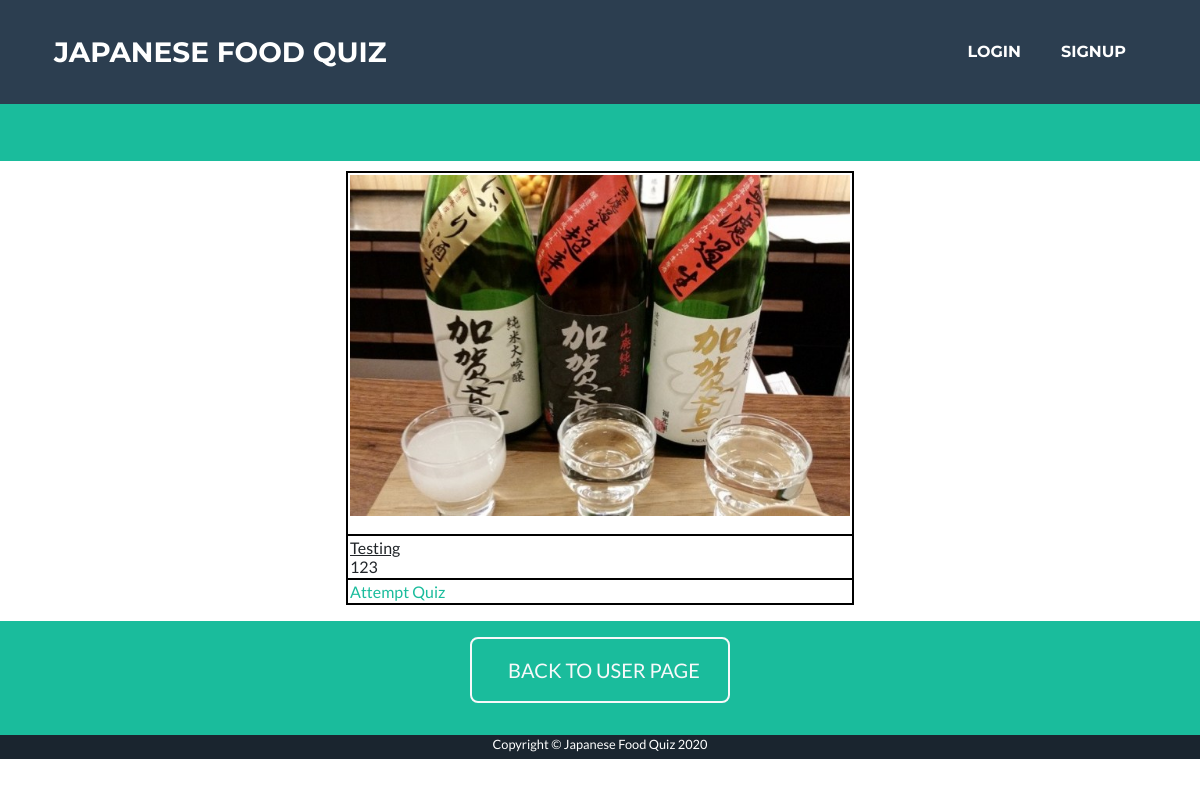
/qs, run on the app's committed database.
### app/models.py (models this page shows, shortened)
class QuizSet(db.Model):
    __table_args__ = {'extend_existing': True}
    quizSetID = db.Column(db.Integer, primary_key=True)
    name = db.Column(db.String(100))
    description = db.Column(db.String(100))
    picture = db.Column(db.String(100))
    userID = db.Column(db.String)
    status = db.Column(db.String(100))

### app/routes.py (the view)
@app.route('/qs')
def qs():
    quizSets = QuizSet.query.filter_by(status="approve").all()
    for quizSet in quizSets:
        quizSet.href = "/qa?index=0&id="+str(quizSet.quizSetID)
        quizSet.picture = "/static/images/"+quizSet.picture
    return render_template('qs.html', quizSets=quizSets, base64=base64)

### app/templates/qs.html (shortened to what this page needs)
﻿<!DOCTYPE html>
<html lang="en">
  <head>
    <link href="/static/style.css" rel="stylesheet" />
    <link href="/static/qs.css" rel="stylesheet" />
  {% extends 'base.html' %}
  {% block content %}
        <td class="page-section portfolio" id="portfolio">
            {% for quizSet in quizSets %}
            <p>
                <table class="tbCss" align="center">
                    <tr>
                        <td>
                            <p> <img src="{{ quizSet.picture }}" width="500rem" alt="miss～～"/></p>
                        </td>
                    </tr>
                    <tr>
                        <td>
                            <u>{{ quizSet.name }}</u>
                            <br>
                            {{ quizSet.description }}
                        </td>
                    </tr>
                    <tr>
                        <td>
                            <a href="{{ quizSet.href }}"> Attempt Quiz </a>
                        </td>
                    </tr>
                </table>
            </p>
            {% endfor %}
        <section class="page-section bg-primary text-white mb-0" id="about" style="padding-top: 1rem; padding-bottom: 2rem;">
            <div class="container">
                <div class="text-center">
                  <a class="btn btn-xl btn-outline-light" href="/user_page">
                    BACK TO USER PAGE
                  </a>
                </div>
              </div>
        </section>
  {% endblock %}

### app/static/qs.css (style rules this page uses)
.tbCss tr { padding: 0.125rem ; border: solid 0.125rem #000; }
.tbCss td { padding: 0.125rem ; border: solid 0.125rem #000; }

### data on the page
QuizSet: picture (picture), name "Testing", description "123"
